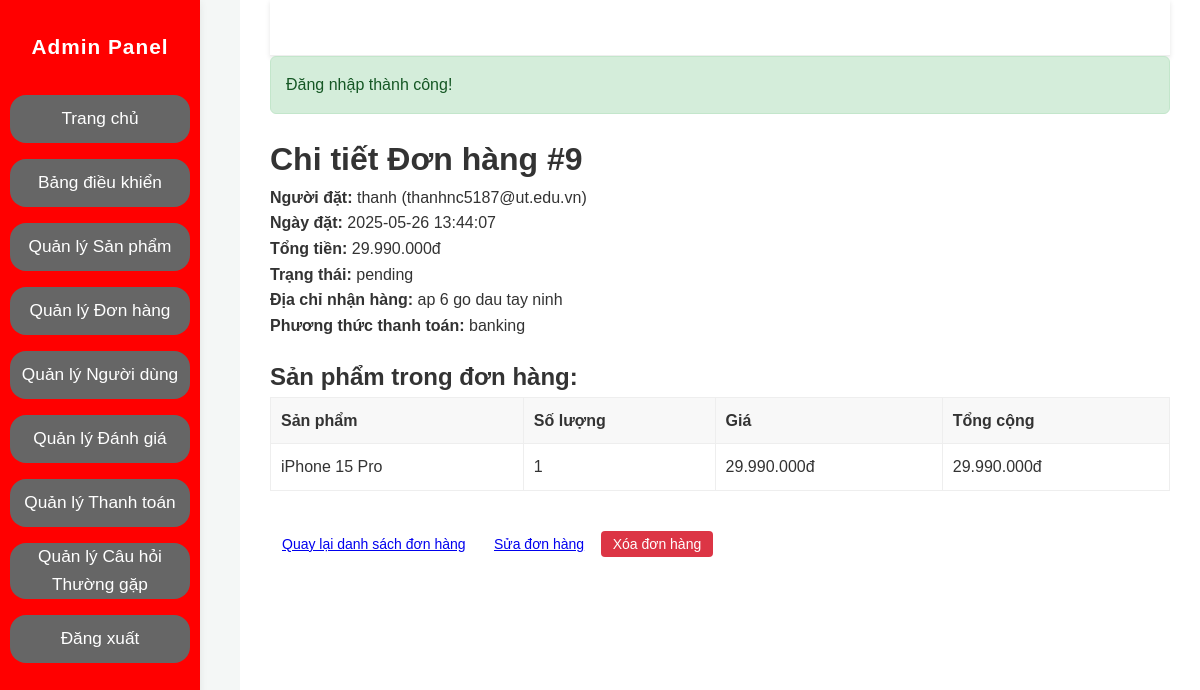
The app's page /admin/order_detail.php?id=9 (signed in) with its own data.
### tables this page shows
CREATE TABLE `orders` (
  `id` int(11) NOT NULL,
  `user_id` int(11) NOT NULL,
  `total_price` decimal(10,2) NOT NULL,
  `status` enum('pending','processing','shipped','completed','cancelled') DEFAULT 'pending',
  `user_confirmed_at` datetime DEFAULT NULL,
  `shipping_address` text NOT NULL,
  `shipping_phone` varchar(20) NOT NULL,
  `shipping_name` varchar(100) NOT NULL,
  `shipping_email` varchar(100) DEFAULT NULL,
  `payment_method` enum('cod','banking','momo','zalopay') NOT NULL,
  `payment_status` enum('pending','paid','failed') DEFAULT 'pending',
  `order_status` varchar(50) DEFAULT 'pending',
  `note` text DEFAULT NULL,
  `created_at` timestamp NOT NULL DEFAULT current_timestamp(),
  `updated_at` timestamp NOT NULL DEFAULT current_timestamp() ON UPDATE current_timestamp(),
  `notes` text DEFAULT NULL
);

CREATE TABLE `users` (
  `id` int(11) NOT NULL,
  `username` varchar(50) NOT NULL,
  `name` varchar(100) NOT NULL,
  `email` varchar(100) NOT NULL,
  `password` varchar(255) NOT NULL,
  `phone` varchar(20) DEFAULT NULL,
  `address` text DEFAULT NULL,
  `role` enum('user','admin') DEFAULT 'user',
  `status` enum('active','inactive') DEFAULT 'active',
  `created_at` timestamp NOT NULL DEFAULT current_timestamp(),
  `updated_at` timestamp NOT NULL DEFAULT current_timestamp() ON UPDATE current_timestamp(),
  `reset_token` varchar(64) DEFAULT NULL,
  `reset_token_expires` datetime DEFAULT NULL
);

CREATE TABLE `order_details` (
  `id` int(11) NOT NULL,
  `order_id` int(11) NOT NULL,
  `product_id` int(11) NOT NULL,
  `quantity` int(11) NOT NULL,
  `price` decimal(10,2) NOT NULL,
  `created_at` timestamp NOT NULL DEFAULT current_timestamp()
);

CREATE TABLE `products` (
  `id` int(11) NOT NULL,
  `name` varchar(255) NOT NULL,
  `slug` varchar(255) NOT NULL,
  `description` text DEFAULT NULL,
  `price` int(10) UNSIGNED NOT NULL,
  `sale_price` int(10) UNSIGNED DEFAULT NULL,
  `stock` int(11) NOT NULL DEFAULT 0,
  `image` varchar(255) DEFAULT NULL,
  `brand_id` int(11) DEFAULT NULL,
  `category_id` int(11) DEFAULT NULL,
  `sku` varchar(50) DEFAULT NULL,
  `specifications` longtext DEFAULT NULL CHECK (json_valid(`specifications`)),
  `status` enum('active','inactive') DEFAULT 'active',
  `created_at` timestamp NOT NULL DEFAULT current_timestamp(),
  `updated_at` timestamp NOT NULL DEFAULT current_timestamp() ON UPDATE current_timestamp(),
  `is_active` tinyint(1) DEFAULT 1
);

### admin/order_detail.php (the view, shortened to what this page needs)
<?php
require_once '../config/database.php';
require_once '../includes/functions.php';
$page_title = 'Chi tiết Đơn hàng';
$current_admin = getCurrentUser();
$order_id = isset($_GET['id']) ? (int)$_GET['id'] : 0;
$stmt = $conn->prepare("SELECT o.*, u.name as user_name, u.email as user_email FROM orders o JOIN users u ON o.user_id = u.id WHERE o.id = ? LIMIT 1");
$stmt->bind_param('i', $order_id);
$stmt->execute();
$result = $stmt->get_result();
$order = $result->fetch_assoc();
$stmt_items = $conn->prepare("SELECT oi.*, p.name as product_name FROM order_details oi JOIN products p ON oi.product_id = p.id WHERE oi.order_id = ?");
$stmt_items->bind_param('i', $order_id);
$stmt_items->execute();
$result_items = $stmt_items->get_result();
$order_items = $result_items->fetch_all(MYSQLI_ASSOC);
?>
<!DOCTYPE html>
<html lang="vi">
<head>
    <link rel="stylesheet" href="../css/style.css">
    <link rel="stylesheet" href="css/admin.css">
</head>
<body>
    <div class="admin-wrapper">
        <aside class="admin-sidebar">
            <h2>Admin Panel</h2>
            <nav>
                <ul>
                    <?php $current_page = basename($_SERVER['PHP_SELF']); ?>
                    <li><a href="../index.php" class="sidebar-link">Trang chủ</a></li>
                    <li><a href="index.php" class="sidebar-link <?php echo ($current_page == 'index.php') ? 'active' : ''; ?>">Bảng điều khiển</a></li>
                    <li><a href="products.php" class="sidebar-link <?php echo ($current_page == 'products.php') ? 'active' : ''; ?>">Quản lý Sản phẩm</a></li>
                    <li><a href="orders.php" class="sidebar-link <?php echo ($current_page == 'orders.php') ? 'active' : ''; ?>">Quản lý Đơn hàng</a></li>
                    <li><a href="users.php" class="sidebar-link <?php echo ($current_page == 'users.php') ? 'active' : ''; ?>">Quản lý Người dùng</a></li>
                    <li><a href="reviews.php" class="sidebar-link <?php echo ($current_page == 'reviews.php') ? 'active' : ''; ?>">Quản lý Đánh giá</a></li>
                    <li><a href="online_payments.php" class="sidebar-link <?php echo ($current_page == 'online_payments.php') ? 'active' : ''; ?>">Quản lý Thanh toán</a></li>
                    <li><a href="faq_manage.php" class="sidebar-link <?php echo ($current_page == 'faq_manage.php') ? 'active' : ''; ?>">Quản lý Câu hỏi Thường gặp</a></li>
                    <li><a href="../logout.php" class="sidebar-link">Đăng xuất</a></li>
                </ul>
            </nav>
        </aside>
        <div class="admin-main-content">
            <header class="admin-header-top">
                <div>
                    <h3><?php echo $page_title; ?> #<?php echo $order['id']; ?></h3>
                </div>
                <div class="user-menu">
                     <span>Xin chào, <b><?php echo htmlspecialchars($current_admin['name'] ?? ''); ?></b></span>
                </div>
            </header>
            <main class="admin-content">
                <?php echo showMessage(); ?>
                <h1>Chi tiết Đơn hàng #<?php echo $order['id']; ?></h1>
                <div class="order-details">
                    <p><strong>Người đặt:</strong> <?php echo htmlspecialchars($order['user_name']); ?> (<?php echo htmlspecialchars($order['user_email']); ?>)</p>
                    <p><strong>Ngày đặt:</strong> <?php echo $order['created_at']; ?></p>
                    <p><strong>Tổng tiền:</strong> <?php echo formatPrice($order['total_price']); ?></p>
                    <p><strong>Trạng thái:</strong> <?php echo htmlspecialchars($order['payment_status']); ?></p>
                    <p><strong>Địa chỉ nhận hàng:</strong> <?php echo htmlspecialchars($order['shipping_address']); ?></p>
                    <p><strong>Phương thức thanh toán:</strong> <?php echo htmlspecialchars($order['payment_method']); ?></p>
                </div>
                <h2 style="margin-top: 20px;">Sản phẩm trong đơn hàng:</h2>
                <div class="admin-table-container">
                    <table class="admin-table">
                        <thead>
                            <tr>
                                <th>Sản phẩm</th>
                                <th>Số lượng</th>
                                <th>Giá</th>
                                <th>Tổng cộng</th>
                            </tr>
                        </thead>
                        <tbody>
                            <?php if (!empty($order_items)): ?>
                                <?php foreach ($order_items as $item): ?>
                                    <tr>
                                        <td><?php echo htmlspecialchars($item['product_name']); ?></td>
                                        <td><?php echo $item['quantity']; ?></td>
                                        <td><?php echo formatPrice($item['price']); ?></td>
                                        <td><?php echo formatPrice($item['quantity'] * $item['price']); ?></td>
                                    </tr>
                                <?php endforeach; ?>
                            <?php else: ?>
                                <tr>
                                    <td colspan="4">Không có sản phẩm nào trong đơn hàng này.</td>
                                </tr>
                            <?php endif; ?>
                        </tbody>
                    </table>
                </div>
                <div style="margin-top: 20px;">
                    <a href="orders.php" class="admin-btn">Quay lại danh sách đơn hàng</a>
                    <a href="order_edit.php?id=<?php echo $order['id']; ?>" class="admin-btn">Sửa đơn hàng</a>
                    <a href="order_delete.php?id=<?php echo $order['id']; ?>" class="admin-btn admin-btn-danger" onclick="return confirm('Bạn có chắc chắn muốn xóa đơn hàng này không?');">Xóa đơn hàng</a>
                </div>
            </main>
        </div>
    </div>
</body>
</html>

### css/style.css (style rules this page uses)
* { margin: 0; padding: 0; box-sizing: border-box; }
html { overflow-x: hidden; scroll-behavior: smooth; }
body { font-family: -apple-system, BlinkMacSystemFont, "Segoe UI", Roboto, Helvetica, Arial, sans-serif, "Apple Color Emoji", "Segoe UI Emoji", "Segoe UI Symbol"; line-height: 1.6; color: #333; background-color: #f8f9fa; display: flex; flex-direction: column; min-height: 100vh; }
main { flex-grow: 1; padding-top: 20px; padding-bottom: 20px; }
header { background: #ff0000; color: #fff; box-shadow: 0 2px 5px rgba(0, 0, 0, 0.1); z-index: 1000; padding: 0 15px; width: 100%; }

### admin/css/admin.css (style rules this page uses)
body { background-color: #f4f7f6; margin: 0; font-family: Arial, sans-serif; }
.admin-wrapper { display: flex; min-height: 100vh; }
.admin-sidebar { background: #ff0000; width: 200px; height: 100%; position: fixed; left: 0; margin: 0; padding: 30px 0 0 0; display: flex; flex-direction: column; align-items: center; box-shadow: 0 2px 8px rgba(0,0,0,0.08); z-index: 1000; }
.admin-sidebar h2 { text-align: center; margin-bottom: 32px; color: #fff; font-size: 1.3rem; letter-spacing: 1px; }
.admin-sidebar nav ul { display: flex; flex-direction: column; gap: 16px; padding: 0; align-items: center; width: 100%; margin: 0; }
.admin-sidebar nav ul li { margin: 0; width: 100%; }
.sidebar-link { width: 90%; min-height: 48px; background: #666; color: #fff; border-radius: 16px; display: flex; align-items: center; justify-content: center; font-size: 1.08rem; font-weight: 500; text-align: center; text-decoration: none; transition: background 0.2s, color 0.2s; box-sizing: border-box; padding: 0 8px; margin: 0 auto; gap: 10px; }
.admin-main-content { flex: 1; padding: 0 30px 30px 30px; background: #fff; min-height: 100vh; padding-top: 0 !important; margin-left: 240px; }
.admin-header-top { background: #fff; padding: 15px 30px 10px 30px; border-bottom: 1px solid #eee; display: flex; justify-content: space-between; align-items: center; }
.admin-table-container { overflow-x: auto; }
.admin-table { width: 100%; border-collapse: collapse; margin-bottom: 20px; }
.admin-table th, .admin-table td { border: 1px solid #eee; padding: 10px; text-align: left; }
.admin-table th { background: #f8f8f8; }
.admin-btn { padding: 5px 12px; font-size: 14px; border-radius: 4px; margin: 0; }
.admin-btn-danger { background-color: #dc3545; color: #fff !important; text-decoration: none !important; }
.admin-content { margin-top: 0 !important; padding-top: 0 !important; }

### records on screen
orders: id "9", user.name "thanh", user.email "thanhnc5187@ut.edu.vn", created_at "2025-05-26 13:44:07", total_price "29.990.000đ", payment_status "pending", shipping_address "ap 6 go dau tay ninh", payment_method "banking"
order_details: product.name "iPhone 15 Pro", quantity "1", price "29.990.000đ", formatPrice($item['quantity'] * $item['price']) "29.990.000đ"

### other values on screen
$text "Đăng nhập thành công!"
